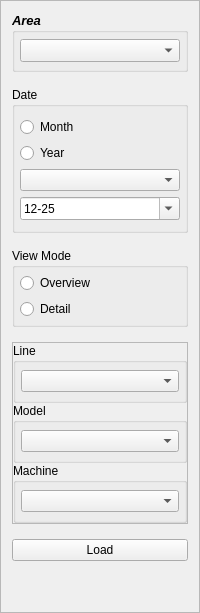
                   <widget class="QFrame" name="frame_115">
                    <property name="sizePolicy">
                     <sizepolicy hsizetype="Minimum" vsizetype="Minimum">
                      <horstretch>0</horstretch>
                      <verstretch>0</verstretch>
                     </sizepolicy>
                    </property>
                    <property name="maximumSize">
                     <size>
                      <width>200</width>
                      <height>16777215</height>
                     </size>
                    </property>
                    <property name="frameShape">
                     <enum>QFrame::StyledPanel</enum>
                    </property>
                    <property name="frameShadow">
                     <enum>QFrame::Raised</enum>
                    </property>
                    <layout class="QVBoxLayout" name="verticalLayout_74">
                     <property name="spacing">
                      <number>15</number>
                     </property>
                     <item>
                      <widget class="QGroupBox" name="groupBox_2">
                       <property name="minimumSize">
                        <size>
                         <width>0</width>
                         <height>60</height>
                        </size>
                       </property>
                       <property name="font">
                        <font>
                         <family>Segoe UI</family>
                         <pointsize>10</pointsize>
                         <weight>75</weight>
                         <italic>true</italic>
                         <bold>true</bold>
                        </font>
                       </property>
                       <property name="title">
                        <string>Area</string>
                       </property>
                       <layout class="QVBoxLayout" name="verticalLayout_75">
                        <property name="spacing">
                         <number>0</number>
                        </property>
                        <property name="leftMargin">
                         <number>5</number>
                        </property>
                        <property name="topMargin">
                         <number>5</number>
                        </property>
                        <property name="rightMargin">
                         <number>5</number>
                        </property>
                        <property name="bottomMargin">
                         <number>5</number>
                        </property>
                        <item>
                         <widget class="QComboBox" name="OEE_area_cbb"/>
                        </item>
                       </layout>
                      </widget>
                     </item>
                     <item>
                      <widget class="QGroupBox" name="groupBox_3">
                       <property name="minimumSize">
                        <size>
                         <width>0</width>
                         <height>60</height>
                        </size>
                       </property>
                       <property name="title">
                        <string>Date</string>
                       </property>
                       <layout class="QVBoxLayout" name="verticalLayout_76">
                        <property name="leftMargin">
                         <number>5</number>
                        </property>
                        <property name="topMargin">
                         <number>10</number>
                        </property>
                        <property name="rightMargin">
                         <number>5</number>
                        </property>
                        <property name="bottomMargin">
                         <number>10</number>
                        </property>
                        <item>
                         <widget class="QRadioButton" name="OEE_month_radio">
                          <property name="text">
                           <string>Month</string>
                          </property>
                         </widget>
                        </item>
                        <item>
                         <widget class="QRadioButton" name="OEE_year_radio">
                          <property name="text">
                           <string>Year</string>
                          </property>
                         </widget>
                        </item>
                        <item>
                         <widget class="QComboBox" name="OEE_year_edit"/>
                        </item>
                        <item>
                         <widget class="QDateEdit" name="OEE_period_edit">
                          <property name="displayFormat">
                           <string>MM-yy</string>
                          </property>
                          <property name="calendarPopup">
                           <bool>true</bool>
                          </property>
                          <property name="date">
                           <date>
                            <year>2025</year>
                            <month>12</month>
                            <day>1</day>
                           </date>
                          </property>
                         </widget>
                        </item>
                       </layout>
                      </widget>
                     </item>
                     <item>
                      <widget class="QGroupBox" name="groupBox_12">
                       <property name="title">
                        <string>View Mode</string>
                       </property>
                       <layout class="QVBoxLayout" name="verticalLayout_104">
                        <property name="leftMargin">
                         <number>5</number>
                        </property>
                        <property name="topMargin">
                         <number>5</number>
                        </property>
                        <property name="rightMargin">
                         <number>5</number>
                        </property>
                        <property name="bottomMargin">
                         <number>5</number>
                        </property>
                        <item>
                         <widget class="QRadioButton" name="OEE_overview_mode_btn">
                          <property name="text">
                           <string>Overview</string>
                          </property>
                         </widget>
                        </item>
                        <item>
                         <widget class="QRadioButton" name="OEE_detail_mode_btn">
                          <property name="text">
                           <string>Detail</string>
                          </property>
                         </widget>
                        </item>
                       </layout>
                      </widget>
                     </item>
                     <item>
                      <widget class="QFrame" name="frame_180">
                       <property name="frameShape">
                        <enum>QFrame::StyledPanel</enum>
                       </property>
                       <property name="frameShadow">
                        <enum>QFrame::Raised</enum>
                       </property>
                       <layout class="QVBoxLayout" name="verticalLayout_103">
                        <property name="spacing">
                         <number>0</number>
                        </property>
                        <property name="leftMargin">
                         <number>0</number>
                        </property>
                        <property name="topMargin">
                         <number>0</number>
                        </property>
                        <property name="rightMargin">
                         <number>0</number>
                        </property>
                        <property name="bottomMargin">
                         <number>0</number>
                        </property>
                        <item>
                         <widget class="QGroupBox" name="groupBox_5">
                          <property name="minimumSize">
                           <size>
                            <width>0</width>
                            <height>60</height>
                           </size>
                          </property>
                          <property name="title">
                           <string>Line</string>
                          </property>
                          <layout class="QVBoxLayout" name="verticalLayout_78">
                           <property name="spacing">
                            <number>0</number>
                           </property>
                           <property name="leftMargin">
                            <number>5</number>
                           </property>
                           <property name="topMargin">
                            <number>5</number>
                           </property>
                           <property name="rightMargin">
                            <number>5</number>
                           </property>
                           <property name="bottomMargin">
                            <number>5</number>
                           </property>
                           <item>
                            <widget class="QComboBox" name="OEE_line_cbb"/>
                           </item>
                          </layout>
                         </widget>
                        </item>
                        <item>
                         <widget class="QGroupBox" name="groupBox_4">
                          <property name="minimumSize">
                           <size>
                            <width>0</width>
                            <height>60</height>
                           </size>
                          </property>
                          <property name="title">
                           <string>Model</string>
                          </property>
                          <layout class="QVBoxLayout" name="verticalLayout_77">
                           <property name="leftMargin">
                            <number>5</number>
                           </property>
                           <property name="topMargin">
                            <number>5</number>
                           </property>
                           <property name="rightMargin">
                            <number>5</number>
                           </property>
                           <property name="bottomMargin">
                            <number>5</number>
                           </property>
                           <item>
                            <widget class="QComboBox" name="OEE_model_cbb"/>
                           </item>
                          </layout>
                         </widget>
                        </item>
                        <item>
                         <widget class="QGroupBox" name="groupBox_6">
                          <property name="minimumSize">
                           <size>
                            <width>0</width>
                            <height>60</height>
                           </size>
                          </property>
                          <property name="title">
                           <string>Machine</string>
                          </property>
                          <layout class="QVBoxLayout" name="verticalLayout_79">
                           <property name="spacing">
                            <number>0</number>
                           </property>
                           <property name="leftMargin">
                            <number>5</number>
                           </property>
                           <property name="topMargin">
                            <number>5</number>
                           </property>
                           <property name="rightMargin">
                            <number>5</number>
                           </property>
                           <property name="bottomMargin">
                            <number>5</number>
                           </property>
                           <item>
                            <widget class="QComboBox" name="OEE_machine_cbb"/>
                           </item>
                          </layout>
                         </widget>
                        </item>
                       </layout>
                      </widget>
                     </item>
                     <item>
                      <widget class="QPushButton" name="OEE_load_filter_btn">
                       <property name="text">
                        <string>Load</string>
                       </property>
                      </widget>
                     </item>
                     <item>
                      <spacer name="verticalSpacer_3">
                       <property name="orientation">
                        <enum>Qt::Vertical</enum>
                       </property>
                       <property name="sizeType">
                        <enum>QSizePolicy::MinimumExpanding</enum>
                       </property>
                       <property name="sizeHint" stdset="0">
                        <size>
                         <width>20</width>
                         <height>40</height>
                        </size>
                       </property>
                      </spacer>
                     </item>
                    </layout>
                   </widget>
